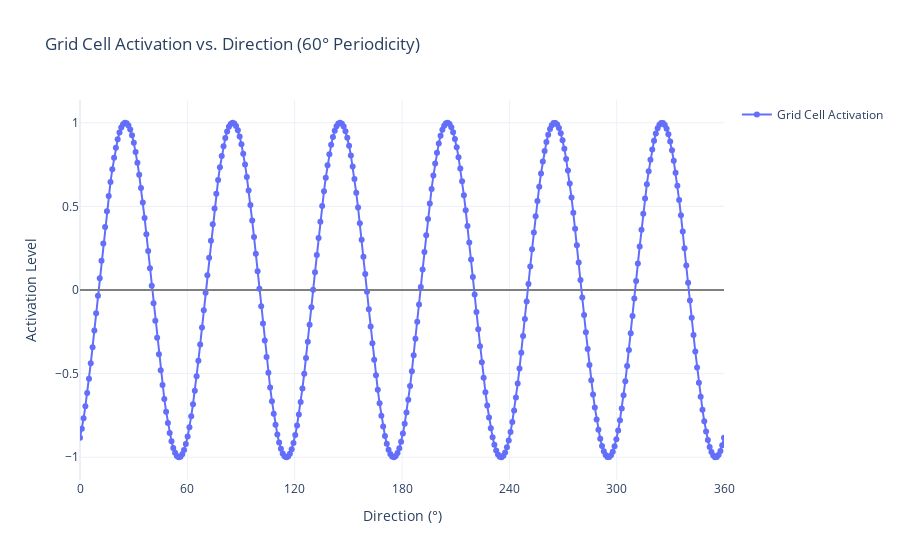

Here is the notebook cell this chart was saved with:
### Code cell
import numpy as np
import plotly.graph_objects as go
from plotly.subplots import make_subplots

# 方向从 0° 到 360°
angles = np.linspace(0, 2 * np.pi, 360)
# 主方向
grid_orientation = 35.0 

# 参考论文中的六角对称性，模拟每六十度为一个周期
activations = [np.cos(6 * (angle - grid_orientation)) for angle in angles]

angles_degrees = np.degrees(angles)

fig = go.Figure()
fig.add_trace(go.Scatter(
    x=angles_degrees,
    y=activations,
    mode='lines+markers',
    name='Grid Cell Activation',
    line=dict(width=2),
    marker=dict(size=6)
))
fig.add_shape(
    type='line',
    x0=0,
    x1=360,
    y0=0,
    y1=0,
    line=dict(color='gray', dash='dash'),
    name='Zero Line'
)

fig.update_layout(
    title="Grid Cell Activation vs. Direction (60° Periodicity)",
    xaxis_title="Direction (°)",
    yaxis_title="Activation Level",
    xaxis=dict(
        tickmode='array',
        tickvals=list(range(0, 361, 60)),  
        range=[0, 360]
    ),
    yaxis=dict(
        zeroline=True,
        zerolinecolor='gray'
    ),
    template="plotly_white",
    showlegend=True
)
fig.show()

### Figure 1 — Plotly figure (JSON) as saved in the notebook; plotly's stock layout.template omitted (floating-point values rounded to 4 significant figures; data arrays with more than 128 entries replaced by an {"elided": "..."} marker saying what was removed)
{"data": [{"line": {"width": 2}, "marker": {"size": 6}, "mode": "lines+markers", "name": "Grid Cell Activation", "type": "scatter", "x": {"elided": "360 float values"}, "y": {"elided": "360 float values"}}], "layout": {"shapes": [{"line": {"color": "gray", "dash": "dash"}, "name": "Zero Line", "type": "line", "x0": 0, "x1": 360, "y0": 0, "y1": 0}], "showlegend": true, "title": {"text": "Grid Cell Activation vs. Direction (60° Periodicity)"}, "xaxis": {"range": [0, 360], "tickmode": "array", "tickvals": [0, 60, 120, 180, 240, 300, 360], "title": {"text": "Direction (°)"}}, "yaxis": {"title": {"text": "Activation Level"}, "zeroline": true, "zerolinecolor": "gray"}}}
